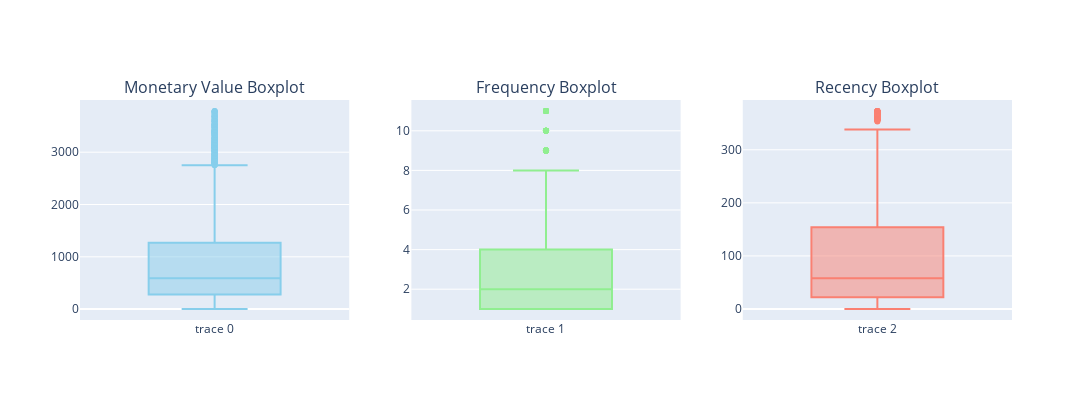

Here is the notebook cell this chart was saved with:
### Code cell
fig3 = make_subplots(rows=1, cols=3, subplot_titles=(
    "Monetary Value Boxplot",
    "Frequency Boxplot",
    "Recency Boxplot"
))

# Monetary Value
fig3.add_trace(
    go.Box(y=non_outliers_df["MonetaryValue"], boxpoints="outliers", marker_color="skyblue"),
    row=1, col=1
)

# Frequency
fig3.add_trace(
    go.Box(y=non_outliers_df["Frequency"], boxpoints="outliers", marker_color="lightgreen"),
    row=1, col=2
)

# Recency
fig3.add_trace(
    go.Box(y=non_outliers_df["Recency"], boxpoints="outliers", marker_color="salmon"),
    row=1, col=3
)

fig3.update_layout(height=400, width=1100, showlegend=False)
fig3

### Figure 1 — Plotly figure (JSON) as saved in the notebook; plotly's stock layout.template omitted (floating-point values rounded to 4 significant figures; data arrays with more than 128 entries replaced by an {"elided": "..."} marker saying what was removed)
{"data": [{"boxpoints": "outliers", "marker": {"color": "skyblue"}, "type": "box", "xaxis": "x", "y": {"elided": "3809 float values"}, "yaxis": "y"}, {"boxpoints": "outliers", "marker": {"color": "lightgreen"}, "type": "box", "xaxis": "x2", "y": {"elided": "3809 int values"}, "yaxis": "y2"}, {"boxpoints": "outliers", "marker": {"color": "salmon"}, "type": "box", "xaxis": "x3", "y": {"elided": "3809 int values"}, "yaxis": "y3"}], "layout": {"annotations": [{"font": {"size": 16}, "showarrow": false, "text": "Monetary Value Boxplot", "x": 0.1444, "xanchor": "center", "xref": "paper", "y": 1, "yanchor": "bottom", "yref": "paper"}, {"font": {"size": 16}, "showarrow": false, "text": "Frequency Boxplot", "x": 0.5, "xanchor": "center", "xref": "paper", "y": 1, "yanchor": "bottom", "yref": "paper"}, {"font": {"size": 16}, "showarrow": false, "text": "Recency Boxplot", "x": 0.8556, "xanchor": "center", "xref": "paper", "y": 1, "yanchor": "bottom", "yref": "paper"}], "height": 400, "showlegend": false, "width": 1100, "xaxis": {"anchor": "y", "domain": [0, 0.2889]}, "xaxis2": {"anchor": "y2", "domain": [0.3556, 0.6444]}, "xaxis3": {"anchor": "y3", "domain": [0.7111, 1]}, "yaxis": {"anchor": "x", "domain": [0, 1]}, "yaxis2": {"anchor": "x2", "domain": [0, 1]}, "yaxis3": {"anchor": "x3", "domain": [0, 1]}}}
